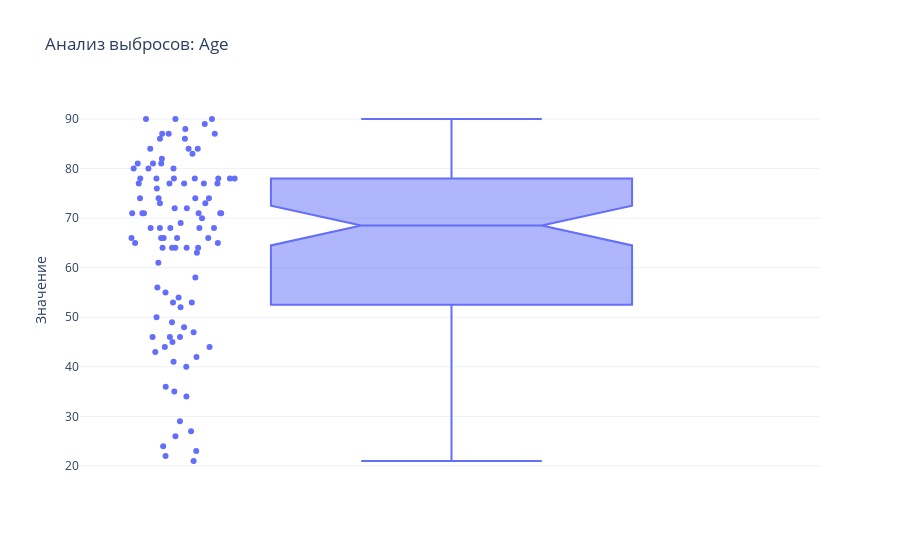
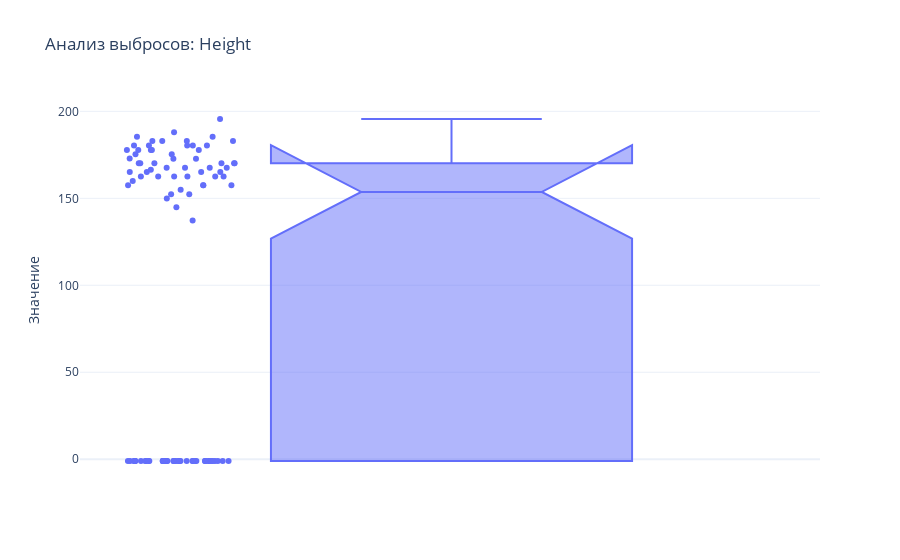
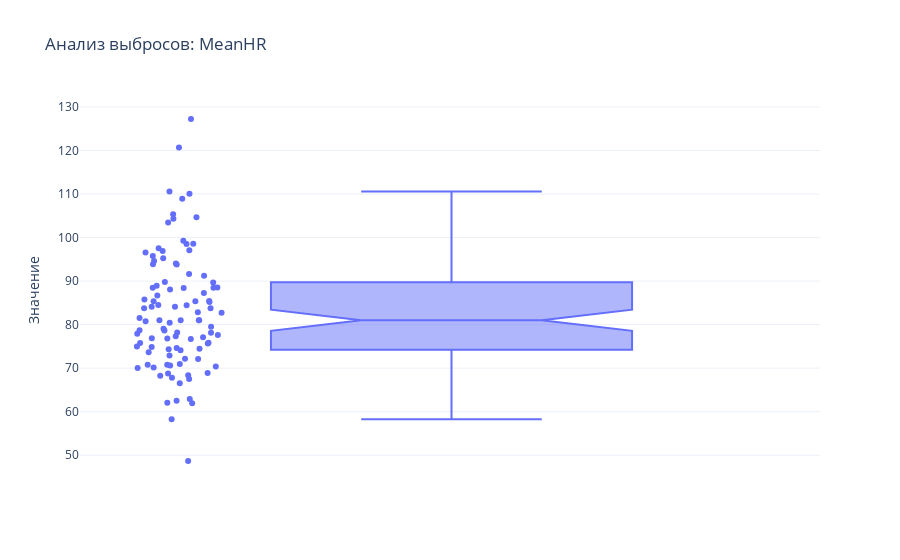
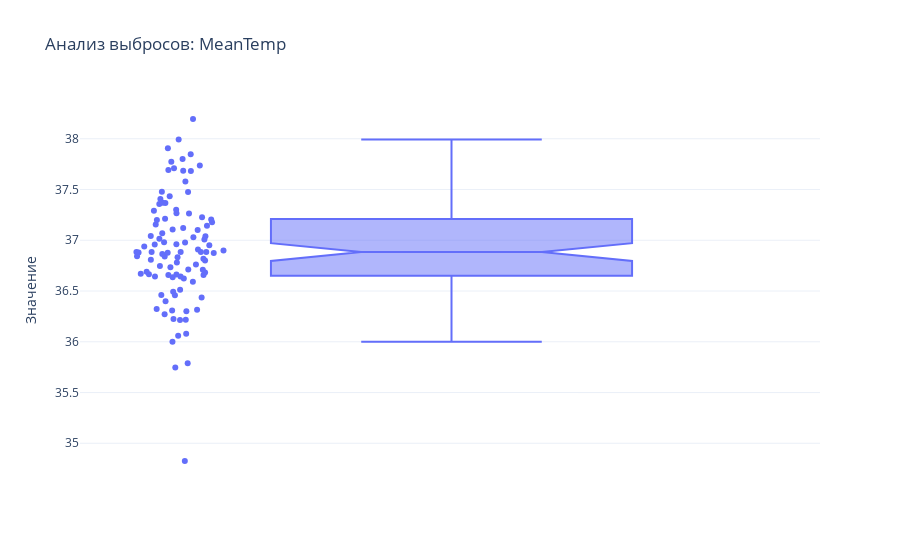

The cell these charts' notebook holds for them, in order:
### Code cell
df_winsorized = detect_and_handle_outliers(df_processed)

### Figure 1 — Plotly figure (JSON) as saved in the notebook; plotly's stock layout.template omitted (floating-point values rounded to 4 significant figures)
{"data": [{"alignmentgroup": "True", "boxpoints": "all", "hovertemplate": "Age=%{y}<extra></extra>", "legendgroup": "", "marker": {"color": "#636efa"}, "name": "", "notched": true, "offsetgroup": "", "orientation": "v", "showlegend": false, "type": "box", "x0": " ", "xaxis": "x", "y": [54, 76, 44, 68, 88, 64, 68, 78, 64, 74, 64, 71, 66, 84, 77, 78, 65, 84, 78, 40, 48, 58, 81, 35, 26, 66, 80, 53, 74, 80, 90, 72, 52, 77, 46, 77, 72, 71, 24, 49, 82, 66, 42, 78, 73, 89, 71, 27, 87, 83, 78, 81, 78, 46, 50, 69, 53, 74, 55, 80, 68, 46, 77, 68, 71, 61, 74, 66, 65, 78, 63, 77, 23, 84, 86, 56, 71, 36, 90, 45, 21, 64, 86, 70, 43, 73, 87, 90, 34, 66, 22, 68, 87, 41, 29, 81, 47, 71, 44, 64], "y0": " ", "yaxis": "y"}], "layout": {"boxmode": "group", "legend": {"tracegroupgap": 0}, "title": {"text": "Анализ выбросов: Age"}, "xaxis": {"anchor": "y", "domain": [0, 1]}, "yaxis": {"anchor": "x", "domain": [0, 1], "title": {"text": "Значение"}}}}

### Figure 2 — Plotly figure (JSON) as saved in the notebook; plotly's stock layout.template omitted (floating-point values rounded to 4 significant figures)
{"data": [{"alignmentgroup": "True", "boxpoints": "all", "hovertemplate": "Height=%{y}<extra></extra>", "legendgroup": "", "marker": {"color": "#636efa"}, "name": "", "notched": true, "offsetgroup": "", "orientation": "v", "showlegend": false, "type": "box", "x0": " ", "xaxis": "x", "y": [-1.0, 175.3, -1.0, 180.3, -1.0, 180.3, 162.6, 162.6, -1.0, 175.3, -1.0, 157.5, 157.5, 170.2, 162.6, 167.6, -1.0, 182.9, -1.0, 165.1, 154.9, 188.0, -1.0, -1.0, -1.0, 137.2, -1.0, 177.8, 177.8, 180.3, -1.0, 172.9, -1.0, 162.6, 152.4, 170.2, 152.4, 160.0, 182.9, -1.0, -1.0, 167.6, -1.0, 170.2, 180.3, -1.0, 149.9, -1.0, 157.5, -1.0, 177.8, 185.4, 165.1, 172.7, 166.4, -1.0, 167.6, 180.3, 185.4, -1.0, -1.0, -1.0, 172.7, 157.5, 162.6, 170.2, -1.0, -1.0, -1.0, -1.0, 182.9, 165.1, -1.0, 177.8, 167.6, -1.0, -1.0, -1.0, -1.0, -1.0, -1.0, 162.6, 144.8, 170.2, -1.0, 165.1, 182.9, -1.0, -1.0, -1.0, 195.6, -1.0, -1.0, -1.0, 170.2, -1.0, -1.0, 177.8, -1.0, -1.0], "y0": " ", "yaxis": "y"}], "layout": {"boxmode": "group", "legend": {"tracegroupgap": 0}, "title": {"text": "Анализ выбросов: Height"}, "xaxis": {"anchor": "y", "domain": [0, 1]}, "yaxis": {"anchor": "x", "domain": [0, 1], "title": {"text": "Значение"}}}}

### Figure 3 — Plotly figure (JSON) as saved in the notebook; plotly's stock layout.template omitted (floating-point values rounded to 4 significant figures)
{"data": [{"alignmentgroup": "True", "boxpoints": "all", "hovertemplate": "MeanHR=%{y}<extra></extra>", "legendgroup": "", "marker": {"color": "#636efa"}, "name": "", "notched": true, "offsetgroup": "", "orientation": "v", "showlegend": false, "type": "box", "x0": " ", "xaxis": "x", "y": [70.81, 80.79, 83.76, 70.98, 74.96, 88.53, 68.26, 70.39, 127.2, 85.19, 110.6, 95.23, 88.5, 70.61, 73.66, 84.49, 84.48, 94.07, 84.12, 80.46, 93.85, 97.54, 70.14, 97.07, 81.01, 68.79, 78.71, 85.39, 99.24, 74.45, 72.12, 74.12, 74.61, 70.79, 70.06, 82.74, 58.28, 77.92, 110.1, 72.17, 104.3, 81.01, 67.51, 86.67, 75.65, 120.7, 105.4, 81.01, 78.63, 68.88, 88.39, 88.48, 84.11, 78.19, 89.68, 68.36, 103.5, 85.78, 87.27, 74.33, 81.55, 61.95, 88.92, 82.84, 96.56, 98.5, 79.51, 91.22, 96.89, 108.9, 74.87, 62.05, 72.91, 77.09, 88.06, 75.83, 67.77, 85.36, 48.67, 95.79, 62.89, 66.55, 77.31, 94.63, 98.59, 77.61, 76.89, 76.82, 93.8, 78.15, 89.77, 91.65, 83.74, 62.49, 104.6, 76.69, 75.78, 85.43, 79.05, 81.01], "y0": " ", "yaxis": "y"}], "layout": {"boxmode": "group", "legend": {"tracegroupgap": 0}, "title": {"text": "Анализ выбросов: MeanHR"}, "xaxis": {"anchor": "y", "domain": [0, 1]}, "yaxis": {"anchor": "x", "domain": [0, 1], "title": {"text": "Значение"}}}}

### Figure 4 — Plotly figure (JSON) as saved in the notebook; plotly's stock layout.template omitted (floating-point values rounded to 4 significant figures)
{"data": [{"alignmentgroup": "True", "boxpoints": "all", "hovertemplate": "MeanTemp=%{y}<extra></extra>", "legendgroup": "", "marker": {"color": "#636efa"}, "name": "", "notched": true, "offsetgroup": "", "orientation": "v", "showlegend": false, "type": "box", "x0": " ", "xaxis": "x", "y": [37.36, 36.94, 37.8, 36.22, 36.88, 37.58, 36.66, 36.98, 36.9, 36.68, 36.71, 37.23, 36.22, 37.37, 36.96, 36.46, 37.99, 36.4, 37.02, 37.12, 37.21, 37.41, 36.06, 36.81, 36.88, 36.59, 37.26, 37.3, 37.1, 37.03, 36.91, 36.71, 36.0, 36.73, 36.95, 36.46, 37.68, 36.66, 36.78, 36.84, 36.88, 37.48, 36.32, 36.67, 36.27, 35.75, 36.98, 36.88, 37.48, 36.75, 36.87, 37.77, 36.62, 36.69, 36.88, 36.51, 36.3, 37.2, 37.29, 37.01, 36.64, 36.44, 36.76, 37.04, 37.07, 36.31, 37.14, 37.74, 37.2, 36.82, 35.79, 36.96, 36.31, 37.04, 36.66, 37.15, 36.83, 36.67, 34.83, 37.91, 36.86, 37.85, 36.21, 37.69, 38.19, 36.08, 36.84, 36.64, 37.18, 36.64, 36.88, 36.8, 37.37, 37.43, 37.71, 36.49, 37.27, 37.68, 37.11, 36.88], "y0": " ", "yaxis": "y"}], "layout": {"boxmode": "group", "legend": {"tracegroupgap": 0}, "title": {"text": "Анализ выбросов: MeanTemp"}, "xaxis": {"anchor": "y", "domain": [0, 1]}, "yaxis": {"anchor": "x", "domain": [0, 1], "title": {"text": "Значение"}}}}
